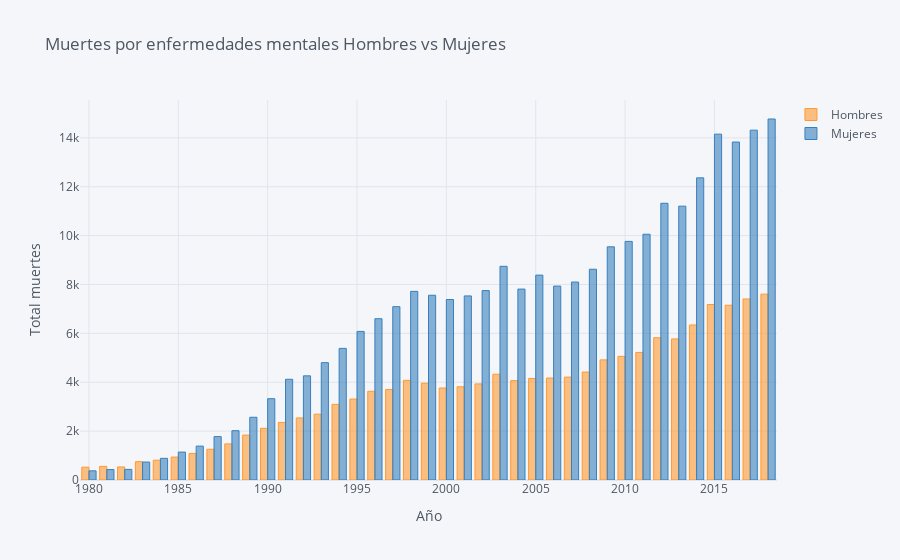

Notebook code cell kept with this figure:
### Code cell
dataset_todos_enfermedades_sexo_v1 = mod.row_filter(deaths_mentales, 'Sexo', ['Mujeres','Hombres'])
dataset_todos_enfermedades_sexo_v1 = mod.row_filter(dataset_todos_enfermedades_sexo_v1, 'cause_group', ['Multiple causes'])
dataset_todos_enfermedades_sexo_v1 = mod.row_filter(dataset_todos_enfermedades_sexo_v1, 'Edad', ['Todas las edades'])
group = ['Periodo','Sexo']
dataset_todos_enfermedades_sexo_v1= mod.groupby_sum(dataset_todos_enfermedades_sexo_v1, group)
dataset_todos_enfermedades_sexo_v1 = mod.pivot_table(dataset_todos_enfermedades_sexo_v1, 'Sexo', 'Periodo')



dataset_bar=dataset_todos_enfermedades_sexo_v1

dataset_bar.iplot(kind='bar',
                  x='Periodo',
                  xTitle='Año',
                  yTitle='Total muertes',
                  title='Muertes por enfermedades mentales Hombres vs Mujeres')

### Figure 1 — Plotly figure (JSON) as saved in the notebook; plotly's stock layout.template omitted (floating-point values rounded to 4 significant figures)
{"data": [{"marker": {"color": "rgba(255, 153, 51, 0.6)", "line": {"color": "rgba(255, 153, 51, 1.0)", "width": 1}}, "name": "Hombres", "orientation": "v", "text": "", "type": "bar", "x": [1980, 1981, 1982, 1983, 1984, 1985, 1986, 1987, 1988, 1989, 1990, 1991, 1992, 1993, 1994, 1995, 1996, 1997, 1998, 1999, 2000, 2001, 2002, 2003, 2004, 2005, 2006, 2007, 2008, 2009, 2010, 2011, 2012, 2013, 2014, 2015, 2016, 2017, 2018], "y": [525, 558, 534, 751, 810, 939, 1087, 1258, 1477, 1837, 2116, 2355, 2540, 2693, 3094, 3313, 3630, 3703, 4078, 3961, 3764, 3814, 3932, 4328, 4066, 4156, 4173, 4210, 4416, 4915, 5058, 5220, 5822, 5772, 6343, 7182, 7152, 7408, 7605]}, {"marker": {"color": "rgba(55, 128, 191, 0.6)", "line": {"color": "rgba(55, 128, 191, 1.0)", "width": 1}}, "name": "Mujeres", "orientation": "v", "text": "", "type": "bar", "x": [1980, 1981, 1982, 1983, 1984, 1985, 1986, 1987, 1988, 1989, 1990, 1991, 1992, 1993, 1994, 1995, 1996, 1997, 1998, 1999, 2000, 2001, 2002, 2003, 2004, 2005, 2006, 2007, 2008, 2009, 2010, 2011, 2012, 2013, 2014, 2015, 2016, 2017, 2018], "y": [375, 427, 434, 735, 887, 1143, 1387, 1776, 2018, 2567, 3327, 4121, 4262, 4801, 5385, 6080, 6600, 7092, 7718, 7559, 7385, 7532, 7750, 8744, 7812, 8383, 7934, 8100, 8624, 9541, 9763, 10056, 11323, 11205, 12363, 14151, 13828, 14314, 14771]}], "layout": {"legend": {"bgcolor": "#F5F6F9", "font": {"color": "#4D5663"}}, "paper_bgcolor": "#F5F6F9", "plot_bgcolor": "#F5F6F9", "title": {"font": {"color": "#4D5663"}, "text": "Muertes por enfermedades mentales Hombres vs Mujeres"}, "xaxis": {"gridcolor": "#E1E5ED", "showgrid": true, "tickfont": {"color": "#4D5663"}, "title": {"font": {"color": "#4D5663"}, "text": "Año"}, "zerolinecolor": "#E1E5ED"}, "yaxis": {"gridcolor": "#E1E5ED", "showgrid": true, "tickfont": {"color": "#4D5663"}, "title": {"font": {"color": "#4D5663"}, "text": "Total muertes"}, "zerolinecolor": "#E1E5ED"}}}
